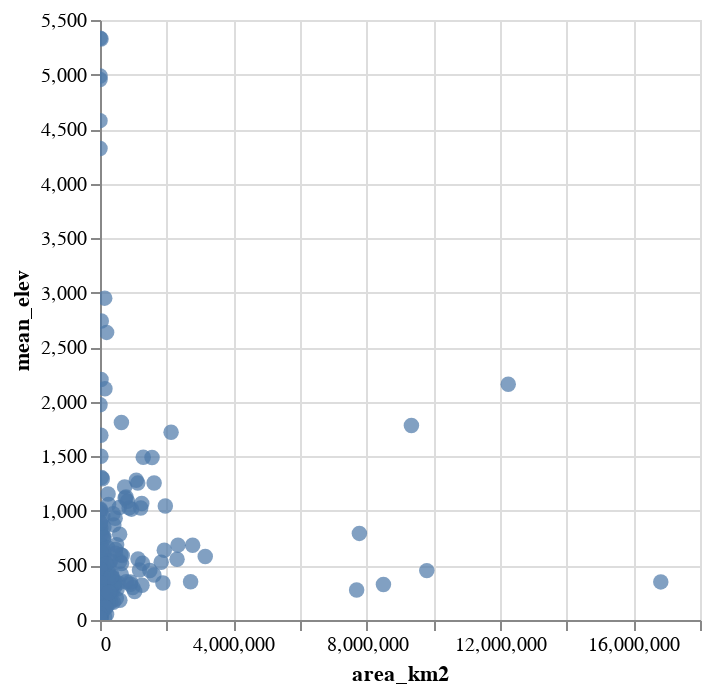

The code cell stored with this chart in its notebook:
### Markdown cell above
Display a scatter plot of the data.

### Code cell
alt.Chart(df).mark_circle(size=60).encode(
    x='area_km2',
    y='mean_elev',
    tooltip=['country']
).interactive()

### Figure 1 — Vega-Lite specification as saved in the notebook (floating-point values rounded to 4 significant figures; data arrays with more than 128 entries replaced by an {"elided": "..."} marker saying what was removed)
{"config": {"view": {"continuousWidth": 300, "continuousHeight": 300}}, "data": {"name": "data-f99205faebf98d8f0e526d400e9850d3"}, "mark": {"type": "circle", "size": 60}, "encoding": {"tooltip": [{"field": "country", "type": "nominal"}], "x": {"field": "area_km2", "type": "quantitative"}, "y": {"field": "mean_elev", "type": "quantitative"}}, "params": [{"name": "param_1", "select": {"type": "interval", "encodings": ["x", "y"]}, "bind": "scales"}], "$schema": "https://vega.github.io/schema/vega-lite/v5.17.0.json", "datasets": {"data-f99205faebf98d8f0e526d400e9850d3": {"elided": "284 records"}}}
